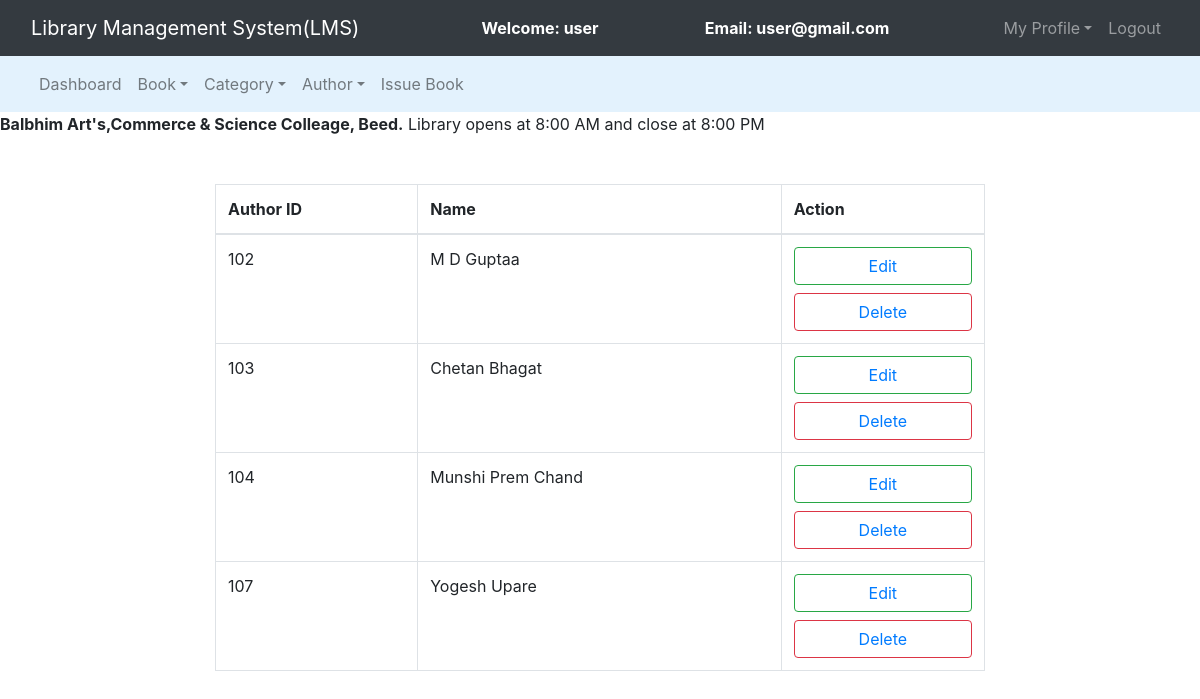
/admin/manage_author.php (signed in), run on the app's committed database.
### tables this page shows
CREATE TABLE `authors` (
  `author_id` int(11) NOT NULL,
  `author_name` varchar(250) NOT NULL
);

### admin/manage_author.php (the view, shortened to what this page needs)
<?php
	include 'db_connect.php';
?>
<!DOCTYPE html>
<html>
<head>
	<link rel="stylesheet" type="text/css" href="../bootstrap-4.4.1/css/bootstrap.min.css">
</head>
<body>
	<nav class="navbar navbar-expand-lg navbar-dark bg-dark">
		<div class="container-fluid">
			<div class="navbar-header">
				<a class="navbar-brand" href="index.php">Library Management System(LMS)</a>
			</div>
			<font style="color: white"><span><strong>Welcome: <?php echo $_SESSION['name'];?></strong></span></font>
			<font style="color: white"><span><strong>Email: <?php echo $_SESSION['email'];?></strong></span></font>
			<ul class="nav navbar-nav navbar-right">
				<li class="nav-item dropdown">
					<a class="nav-link dropdown-toggle" data-toggle="dropdown">My Profile</a>
				</li>
				<li class="nav-item"><a class="nav-link" href="../logout.php">Logout</a></li>
			</ul>
		</div>
	</nav>
<nav class="navbar navbar-expand-lg navbar-light" style="background-color: #e3f2fd">
	<div class="container-fluid">
		<ul class="nav navbar-nav navbar-center">
			<li class="nav-item">
				<a href="admin_dashboard.php" class="nav-link">Dashboard</a>
			</li>
			<li class="nav-item dropdown">
				<a class="nav-link dropdown-toggle" data-toggle="dropdown">Book</a>
			</li>
			<li class="nav-item dropdown">
				<a class="nav-link dropdown-toggle" data-toggle="dropdown">Category</a>
			</li>
			<li class="nav-item dropdown">
				<a class="nav-link dropdown-toggle" data-toggle="dropdown">Author</a>
			</li>
			<li class="nav-item">
				<a href="issue_book.php" class="nav-link">Issue Book</a>
			</li>
		</ul>
	</div>
</nav>
	<span><marquee><b>Balbhim Art's,Commerce & Science Colleage, Beed.</b> Library opens at 8:00 AM and close at 8:00 PM</marquee></span><br><br>
	<div class="container-fluid">
		<div class="row">
		<div class="col-md-2"></div>
		<div class="col-md-8">
			<table class="table table-bordered table-hover">
				<thead>
					<tr>
						<th>Author ID</th>
						<th>Name</th>
						<th>Action</th>
					</tr>
				</thead>
				<?php
					$query = "select * from authors";
					$query_run = mysqli_query($connection,$query);
					while($row = mysqli_fetch_assoc($query_run)){
						?>
						<tr>
							<td><?php echo $row['author_id'];?></td>
							<td><?php echo $row['author_name'];?></td>
							<td>
								<button class="btn btn-block btn-outline-success" name=""><a href="edit_author.php?aid=<?php echo $row['author_id'];?>">Edit</a></button>
								<button class="btn btn-block btn-outline-danger" name=""><a href="delete_author.php?aid=<?php echo $row['author_id'];?>">Delete</a></button>
							</td>
						</tr>
						<?php
					}
				?>
			</table>
		</div>
		<div class="col-md-2"></div>
	</div>
</body>
</html>

### data on the page
authors: author_id "102", author_name "M D Guptaa"
authors: author_id "103", author_name "Chetan Bhagat"
authors: author_id "104", author_name "Munshi Prem Chand"
authors: author_id "107", author_name "Yogesh Upare"

### other printed values
$_SESSION['name'] "user"
$_SESSION['email'] "user@gmail.com"
